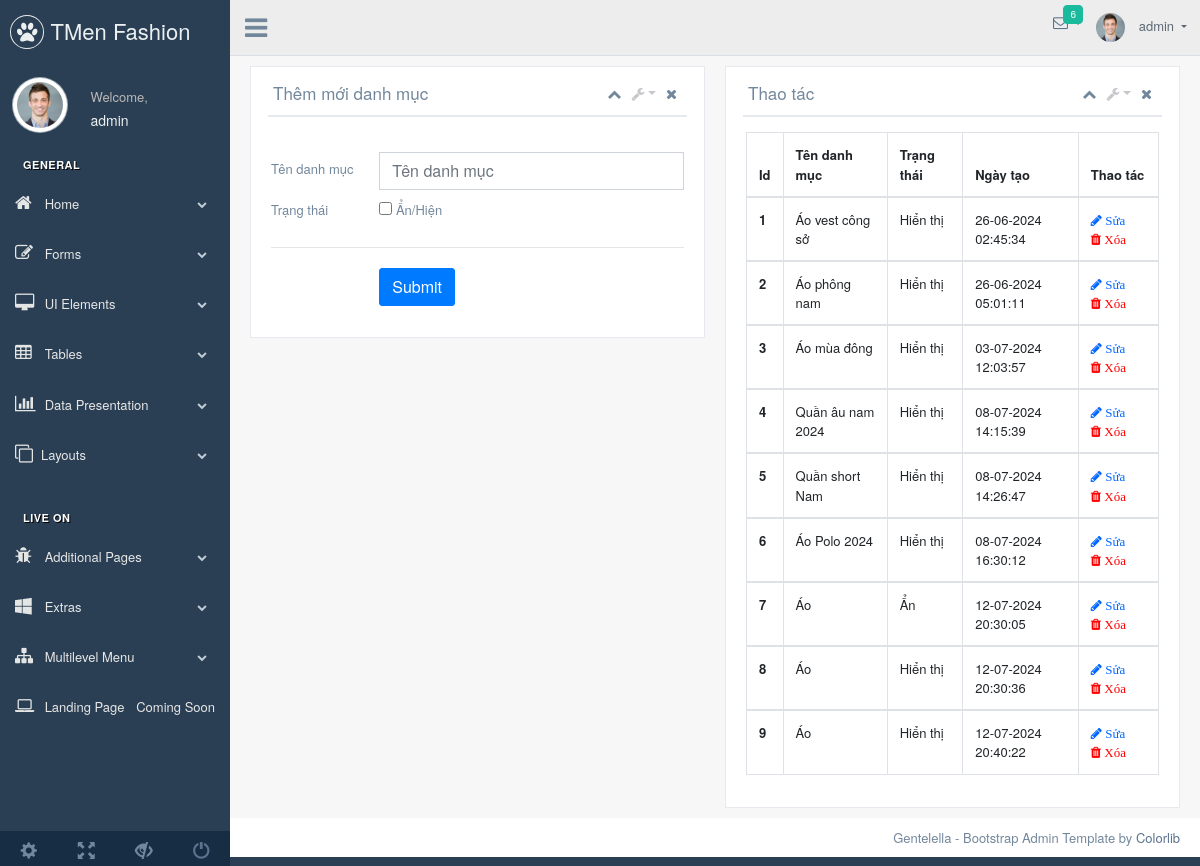
/admin/index.php?page=category (signed in), run on the app's committed database.
### tables this page shows
CREATE TABLE `category` (
  `cat_id` int NOT NULL,
  `cat_name` varchar(25) NOT NULL,
  `status` tinyint(1) DEFAULT NULL,
  `date_create` datetime DEFAULT NULL,
  `date_update` datetime DEFAULT NULL
);

### admin/modules/category.php (the view, shortened to what this page needs)
<div class="col-md-6">
	<div class="x_panel">
		<div class="x_title">
			<h2>Thêm mới danh mục</h2>
			<ul class="nav navbar-right panel_toolbox">
				<li><a class="collapse-link"><i class="fa fa-chevron-up"></i></a>
				</li>
				<li class="dropdown">
					<a href="#" class="dropdown-toggle" data-toggle="dropdown" role="button" aria-expanded="false"><i class="fa fa-wrench"></i></a>
				</li>
				<li><a class="close-link"><i class="fa fa-close"></i></a>
				</li>
			</ul>
			<div class="clearfix"></div>
		</div>
		<div class="x_content">
			<br>
			<?php
			$cat_name = "";
			$status = false;
			?>
			<form class="form-label-left input_mask" method="post">
				<div class="form-group row">
					<label class="col-form-label col-md-3 col-sm-3 ">Tên danh mục</label>
					<div class="col-md-9 col-sm-9 ">
						<input type="text" class="form-control" value="<?php echo $cat_name; ?>" name="cat_name" id="cat_name" placeholder="Tên danh mục">
					</div>
				</div>
				<div class="form-group row">
					<label class="col-md-3 col-sm-3  control-label">Trạng thái</label>
					<div class="col-md-9 col-sm-9 ">
						<div class="checkbox">
							<label>
								<input type="checkbox" value="1" <?php echo ($status) ? "checked" : "" ?> name="status" id="status"> Ẩn/Hiện
							</label>
						</div>
					</div>
				</div>
				<div class="ln_solid"></div>
				<div class="form-group row">
					<div class="col-md-9 col-sm-9  offset-md-3">
						<button type="submit" class="btn btn-primary" name="addNew">Submit</button>
					</div>
				</div>
			</form>
		</div>
	</div>
</div>
<div class="col-md-6">
	<div class="x_panel">
		<div class="x_title">
			<h2>Thao tác</h2>
			<ul class="nav navbar-right panel_toolbox">
				<li><a class="collapse-link"><i class="fa fa-chevron-up"></i></a>
				</li>
				<li class="dropdown">
					<a href="#" class="dropdown-toggle" data-toggle="dropdown" role="button" aria-expanded="false"><i class="fa fa-wrench"></i></a>
				</li>
				<li><a class="close-link"><i class="fa fa-close"></i></a>
				</li>
			</ul>
			<div class="clearfix"></div>
		</div>
		<div class="x_content">
			<table class="table table-bordered">
				<thead>
					<tr>
						<th>Id</th>
						<th>Tên danh mục</th>
						<th>Trạng thái</th>
						<th>Ngày tạo</th>
						<th>Thao tác</th>
					</tr>
				</thead>
				<?php
				$sql = "SELECT * FROM category";
				$result = mysqli_query($conn, $sql) or die("Lỗi truy vấn dữ liệu");
				if (mysqli_num_rows($result) > 0) {
					$i = 0;
					while ($row = mysqli_fetch_assoc($result)) {
						$i++;
				?>
						<tbody>
							<tr>
								<th scope="row"><?php echo $i; ?></th>
								<td><?php echo $row["cat_name"] ?></td>
								<td><?php echo ($row["status"] ? "Hiển thị" : "Ẩn") ?></td>
								<td><?php echo date("d-m-Y H:i:s", strtotime($row["date_create"])) ?></td>
								<td>
									<a href="index.php?page=category&id=<?php echo $row["cat_id"] ?>&edit=1">
										<i class="fa fa-pencil" style="color:#0066FF"> Sửa </i></a>
									<a href="index.php?page=category&id=<?php echo $row["cat_id"] ?>&del=1" onclick="return confirm('Bạn có muốn xóa không?');"><i class="fa fa-trash" style="color:red"> Xóa </i></a>
								</td>
							</tr>
					<?php
					}
				}
					?>
						</tbody>
			</table>
		</div>
	</div>
</div>

### data on the page
category: cat_name "Áo vest công sở", status "Hiển thị", date_create "26-06-2024 02:45:34"
category: cat_name "Áo phông nam", status "Hiển thị", date_create "26-06-2024 05:01:11"
category: cat_name "Áo mùa đông", status "Hiển thị", date_create "03-07-2024 12:03:57"
category: cat_name "Quần âu nam 2024", status "Hiển thị", date_create "08-07-2024 14:15:39"
category: cat_name "Quần short Nam", status "Hiển thị", date_create "08-07-2024 14:26:47"
category: cat_name "Áo Polo 2024", status "Hiển thị", date_create "08-07-2024 16:30:12"
category: cat_name "Áo", status "Ẩn", date_create "12-07-2024 20:30:05"
category: cat_name "Áo", status "Hiển thị", date_create "12-07-2024 20:30:36"
category: cat_name "Áo", status "Hiển thị", date_create "12-07-2024 20:40:22"

### other printed values
$_SESSION["login"]["1"] "admin"
